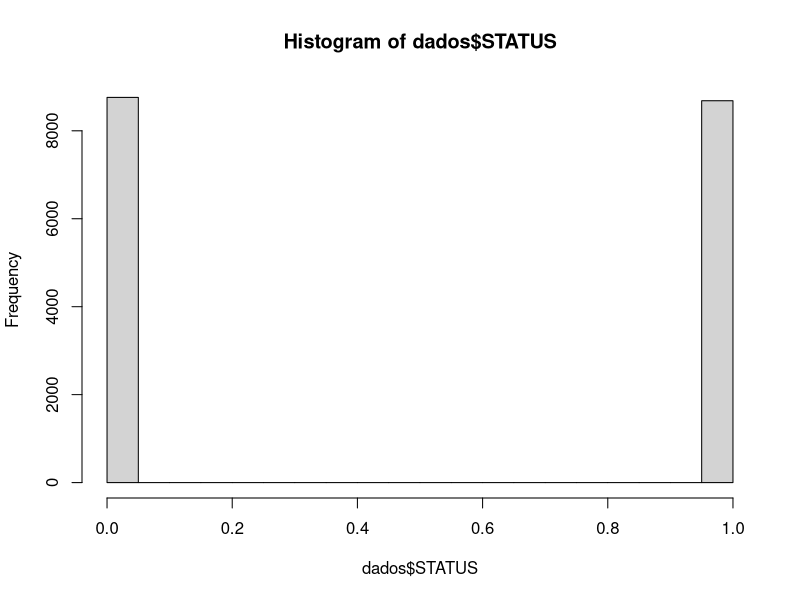
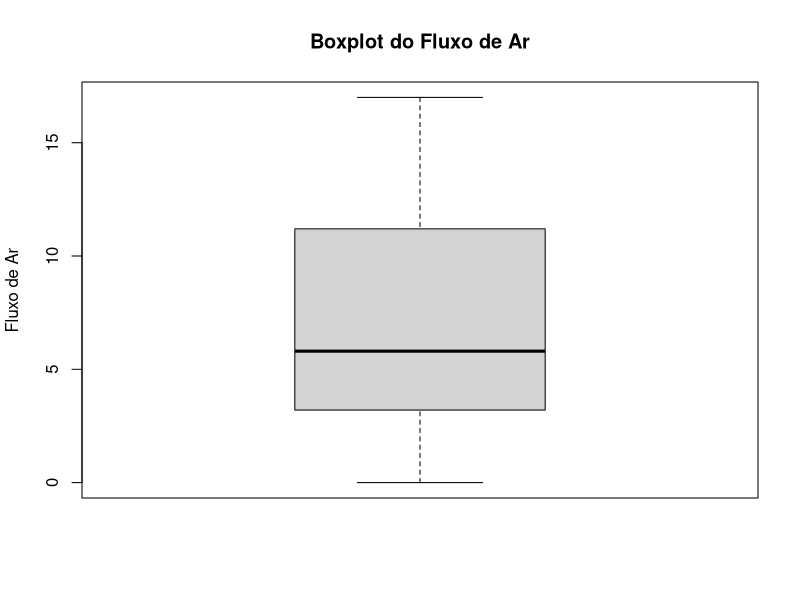
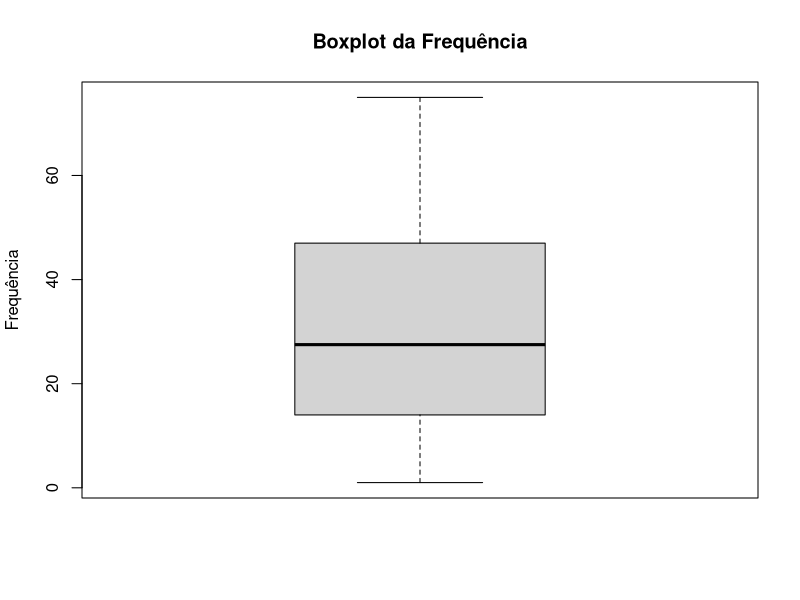
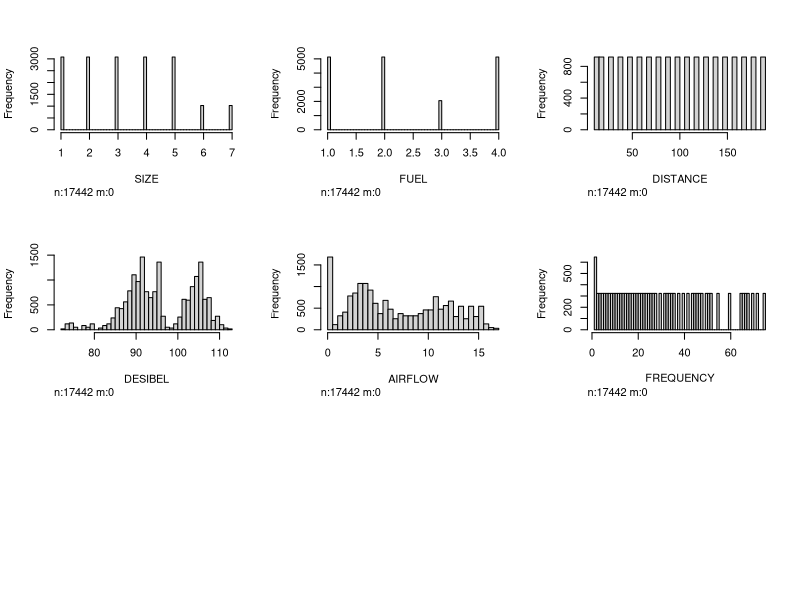
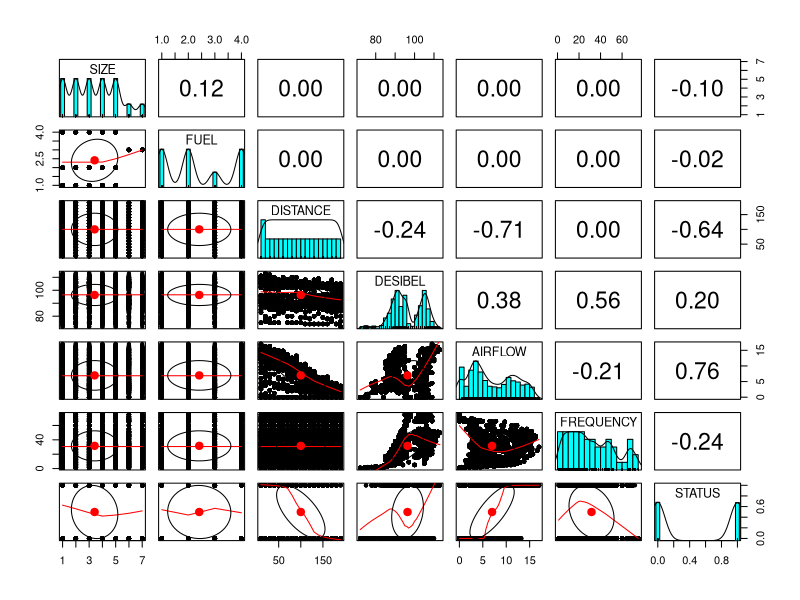

These figures' R source, in order:
# Formação Cientista de Dados - Novo Projeto com Feedback 2
# Machine Learning na Segurança do Trabalho Prevendo a Eficiência de Extintores de Incêndio
#
# Nome do Aluno: Victor Hugo Nishitani
#
#   O teste hidrostático extintor é um procedimento estabelecido pelas normas da ABNT NBR 
# 12962/2016, que determinam que todos os extintores devem ser testados a cada cinco anos, 
# com a finalidade de identificar eventuais vazamentos, além de também verificar a 
# resistência do material do extintor.
#   Com isso, o teste hidrostático extintor pode ser realizado em baixa e alta pressão, de
# acordo com estas normas em questão. O procedimento é realizado por profissionais técnicos 
# da área e com a utilização de aparelhos específicos e apropriados para o teste, visto que 
# eles devem fornecer resultados com exatidão.
#   Seria possível usar Machine Learning para prever o funcionamento de um extintor de 
# incêndio com base em simulações feitas em computador e assim incluir uma camada adicional 
# de segurança nas operações de uma empresa? Esse é o objetivo do Projeto com Feedback 2.
#   Usando dados reais disponíveis publicamente, seu trabalho é desenvolver um modelo de 
# Machine Learning capaz de prever a eficiência de extintores de incêndio.
# 
#   No link abaixo você encontra os dados necessários para o seu trabalho:
#            https://www.muratkoklu.com/datasets/vtdhnd07.php
#   
#   O conjunto de dados foi obtido como resultado dos testes de extinção de quatro chamas de 
# combustíveis diferentes com um sistema de extinção de ondas sonoras. O sistema de extinção 
# de incêndio por ondas sonoras consiste em 4 subwoofers com uma potência total de 
# 4.000 Watts. Existem dois amplificadores que permitem que o som chegue a esses subwoofers 
# como amplificado. A fonte de alimentação que alimenta o sistema e o circuito do filtro 
# garantindo que as frequências de som sejam transmitidas adequadamente para o sistema está 
# localizada dentro da unidade de controle. Enquanto o computador é usado como fonte de 
# frequência, o anemômetro foi usado para medir o fluxo de ar resultante das ondas sonoras 
# durante a fase de extinção da chama e um decibelímetro para medir a intensidade do som. 
# Um termômetro infravermelho foi utilizado para medir a temperatura da chama e da lata de 
# combustível, e uma câmera é instalada para detectar o tempo de extinção da chama. 
# Um total de 17.442 testes foram realizados com esta configuração experimental.
# Os experimentos foram planejados da seguinte forma:
#   - Três diferentes combustíveis líquidos e combustível GLP foram usados para criar a chama.
#   - 5 tamanhos diferentes de latas de combustível líquido foram usados para atingir 
#       diferentes tamanhos de chamas.
#   - O ajuste de meio e cheio de gás foi usado para combustível GLP.
#   Durante a realização de cada experimento, o recipiente de combustível, a 10 cm de 
# distância, foi movido para frente até 190 cm, aumentando a distância em 10 cm a cada vez. 
# Junto com o recipiente de combustível, o anemômetro e o decibelímetro foram movidos para 
# frente nas mesmas dimensões.
#   Experimentos de extinção de incêndio foram conduzidos com 54 ondas sonoras de frequências 
# diferentes em cada distância e tamanho de chama.
#   Ao longo dos experimentos de extinção de chama, os dados obtidos de cada dispositivo de 
# medição foram registrados e um conjunto de dados foi criado. 
# 
#   O conjunto de dados inclui as características do tamanho do recipiente de combustível 
# representando o tamanho da chama, tipo de combustível, frequência, decibéis, distância, 
# fluxo de ar e extinção da chama. Assim, 6 recursos de entrada e 1 recurso de saída serão 
# usados no modelo que você vai construir.
# 
#   A coluna de status (extinção de chama ou não extinção da chama) pode ser prevista usando 
# os seis recursos de entrada no conjunto de dados. Os recursos de status e combustível são 
# categóricos, enquanto outros recursos são numéricos.
#   
#   Seu trabalho é construir um modelo de Machine Learning capaz de prever, com base em novos 
# dados, se a chama será extinta ou não ao usar um extintor de incêndio.
#
# Dicionário de Dados:
#
# Dados de Propriedades e Descrições para Combustíveis Líquidos	e	LPG (GPL)
# 
# SIZE (Tamanho da Chama): 7 (cm=1), 12 (cm=2), 14 (cm=3), 16 (cm=4), 20 (cm=5),
#                          Ajuste de Meia Aceleração = 6 e Ajuste de Aceleração Total = 7
# FUEL (Tipo de Combustível): 1-Gasolina, 2-Querosene, 3-LPG/GPL e 4-Diluente
# DISTANCE (Distância):	 10-190 (cm)
# DESIBEL (Decibéis):	 72-113	(dB)
# AIRFLOW (Fluxo de Ar):	 0-17 (m/s)
# FREQUENCY (Frequência): 1-75 (Hz)
# STATUS (Extinção da Chama): 0 - Indica o estado de não extinção da chama
#                             1 - Indica o estado de extinção da chama


# Configurando o diretório de trabalho
setwd("/Users/nishi/Desktop/FCD/BigDataRAzure/Cap20/Projeto02")
getwd()

# Carrega os pacotes na sessão R
library(Hmisc)
library(psych)
library(ggplot2)
library(caTools)
library(class)
library(gmodels)

## Etapa 1 - Coletando os Dados
##### Carga dos Dados ##### 

# Carregamos o dataset antes da transformação
dados <- read.csv("Acoustic_Extinguisher_Fire_Dataset.csv", stringsAsFactors = F, 
                  sep = ";", dec = ",", header = T)


## Etapa 2 - Pré-Processamento
##### Análise Exploratória dos Dados - Limpeza e Organização de Dados ##### 

# Visualizamos os dados
View(dados)
dim(dados)
str(dados)

## Exploramos as variáveis categóricas

# Verificamos os valores únicos na variável categórica "STATUS"
length(unique(dados$STATUS))
hist(dados$STATUS)
prop.table(table(dados$STATUS))

# Os dados da variável "STATUS" parecem balanceados com valores na mesma proporção
# 0 - 0.5021786 e 1 - 0.4978214. Neste caso, não precisaremos fazer o balanceamento
# das classes

# Verificamos os valores únicos na variável categórica "FUEL"
length(unique(dados$FUEL))
table(dados$FUEL)
x <- as.factor(dados$FUEL)
data.frame(levels = unique(x), value = as.numeric(unique(x)))

# Como a variável "FUEL" é categórica, vamos transformá-la para sua representação
# numérica usando label enconding. Logo, vamos criar um novo dataframe para
# não modificar o dataset original
dados1 <- dados
dados1$FUEL <- as.integer(factor(dados$FUEL))

# Verificamos se temos valores ausentes
sum(is.na(dados1))
sum(!complete.cases(dados1))
prop.table(table(is.na(dados1)))

# Função que exibe as colunas com valores ausentes no dataframe
nacols <- function(df) {
  colnames(df)[unlist(lapply(df, function(x) any(is.na(x))))]
}
nacols(dados1)

# Verificamos se temos valores vazios
colSums(is.na(dados1) | dados1 == "")

# Verificamos se temos valores duplicados
sum(duplicated(dados1))


## Exploramos as variáveis numéricas
summary(dados1)
str(dados1)
apply(dados1[-7],2,sd)

# Construímos um Boxplot apenas para confirmar que não há possíveis outliers 
# na variável AIRFLOW
boxplot(dados1$AIRFLOW, main = "Boxplot do Fluxo de Ar", 
        ylab = "Fluxo de Ar")

# Construímos um Boxplot apenas para confirmar que não há possíveis outliers 
# na variável FREQUENCY
boxplot(dados1$FREQUENCY, main = "Boxplot da Frequência", 
        ylab = "Frequência")

# Criamos um Histograma para analisar a distribuição dos dados das variáveis
hist.data.frame(dados1) # Pacote Hmisc

# Fazemos a correlação entre as variáveis
cor(dados1)

# Este gráfico fornece mais informações sobre o relacionamento entre as variáveis
pairs.panels(dados1) # Pacote psych


## Etapa 3: Treinando o modelo e Criando o Modelo Preditivo no R

# Vamos dividir os dados em treino e teste, sendo 70% para dados de treino e 
# 30% para dados de teste
set.seed(123)
split = sample.split(dados1$STATUS, SplitRatio = 0.70)
dados_treino = subset(dados1, split == TRUE)
dados_teste = subset(dados1, split == FALSE)

# Verificando o número de linhas
nrow(dados_treino)
nrow(dados_teste)

# Visualizando as 5 primeiras posições dos dados de treino e teste
head(dados_treino, 5)
head(dados_teste, 5)

### Feature Scaling - Padronização dos Dados ###

# Criando novos datasets de treino e de teste

# Usando a função scale() para padronizar o z-score 
dados_treino1 <- as.data.frame(scale(dados_treino[-7]))

# Confirmando transformação realizada com sucesso
dados_teste1 <- as.data.frame(scale(dados_teste[-7]))

dim(dados_treino)
dim(dados_teste)

dados_treino_labels <- dados_treino[1:12209, 7] 
dados_teste_labels <- dados_teste[1:5233, 7]
length(dados_treino_labels)
length(dados_teste_labels)

# Criando o modelo
modelo_knn_v1 <- knn(train = dados_treino1, 
                     test = dados_teste1,
                     cl = dados_treino_labels, 
                     k = 21)

# A função knn() retorna um objeto do tipo fator com as previsões para cada 
# exemplo no dataset de teste
summary(modelo_knn_v1)


## Etapa 4: Avaliando e Interpretando o Modelo

# Criando uma tabela cruzada dos dados previstos x dados atuais
# Usaremos amostra com 5233 observações: length(dados_teste_labels)
CrossTable(x = dados_teste_labels, y = modelo_knn_v1, prop.chisq = FALSE)

# Interpretando os Resultados
# A tabela cruzada mostra 4 possíveis valores, que representam os falso/verdadeiro positivo e negativo
# Temos duas colunas listando os labels originais nos dados observados
# Temos duas linhas listando os labels dos dados de teste

# Temos:
# Cenário 1: Não Extinção da Chama (Observado) x Não Extinção da Chama (Previsto) - 
#            2498 casos (95%) - true negative (o modelo acertou)
# Cenário 2: Não Extinção da Chama (Observado) x Extinção da Chama (Previsto) - 
#            130 casos (5%) - false positive (o modelo errou)
# Cenário 3: Extinção da Chama (Observado) x Não Extinção da Chama (Previsto) - 
#            138 casos (5%) - false negative (o modelo errou)
# Cenário 4: Extinção da Chama (Observado) x Extinção da Chama (Previsto) - 
#            2467 casos (95%) - true positive (o modelo acertou)

# Lendo a Confusion Matrix (Perspectiva de ter ou não a doença):

# True Negative  = nosso modelo previu que NÃO houve Extinção da Chama e os dados mostraram 
#                  que NÃO, houve Extinção da Chama.
# False Positive = nosso modelo previu que houve Extinção da Chama e os dados mostraram 
#                  que NÃO, houve Extinção da Chama.
# False Negative = nosso modelo previu que NÃO houve Extinção da Chama e os dados mostraram 
#                  que SIM, houve Extinção da Chama.
# True Positive  = nosso modelo previu que houve Extinção da Chama e os dados mostraram 
#                  que SIM, houve Extinção da Chama.

# Falso Positivo - Erro Tipo I
# Falso Negativo - Erro Tipo II

# Taxa de acerto do Modelo: 95% (acertou 4965 em 5233 e errou apenas 268) o que é ótimo
# para uma primeiro modelo.


## Etapa 5: Otimizando a Performance do Modelo
